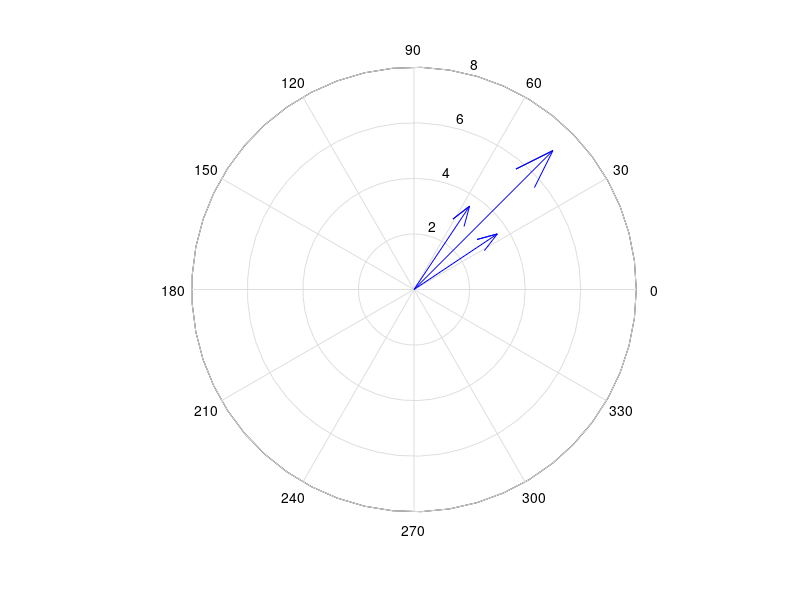

The MATLAB script that drew this image:
clc
clear all

disp("# Guia 1")

% Ejercicio 1
disp("## Ejercicio 1")

disp("a) (4 + 3 * i) + (5 - 7 * i)")
(4 + 3 * i) + (5 - 7 * i)
pause

disp("b) (8 + 3i) - (12 + 6i) + (-9 + 12i)")
(8+3i)-(12+6i)+(-9+12i)
pause

disp("c) (8 + 3i) * (8 - 3i)")
(8+3i)*(8-3i)
% un número complejo por su conjugado pierde su parte imaginaria
pause

disp("d) 2 + (6 - 3i)")
2 + (6 - 3i)
pause

disp("e) 3 * (2/3 - 8/3i)")
3 * (2/3 - 8/3i)
pause

% Ejercicio 2
disp("## Ejercicio 2")

z1 = 2+3i

modulo = abs(z1)
pause

fase = angle(z1) % argumento, en rads
pause

re = real(z1) % parte real
pause

im = imag(z1) % parte imaginaria
pause

conjugado = conj(z1)
pause

% Ejercicio 3
disp("## Ejercicio 3")

z1 = 3 + 5i;
z2 = 1 - 2i;

modulo = abs(z1)
suma = z1 + z2
prod = z1 * z2
div = z1 / z2

disp("e) Comprobar arg(z1/z2) = arg(z1) - arg(z2)")
div_arg = rad2deg(angle(div))
z1_arg = rad2deg(angle(z1))
z2_arg = rad2deg(angle(z2))

if div_arg == z1_arg - z2_arg
    disp("Se comprueba que arg(z1/z2) = arg(z1) - arg(z2)")
else
    disp("No se comprueba que arg(z1/z2) = arg(z1) - arg(z2)")
end

pause

% Ejercicio 4
disp("## Ejercicio 4")

z4 = 1 + sqrt((3i)^(1-i))
z4_re = real(z4)
z4_im = imag(z4)
z4_mod = abs(z4)
z4_arg = rad2deg(angle(z4))

pause

% Ejercicio 5
disp("## Ejercicio 5")

z5 = 1 + 2i
z5_re = real(z5)
z5_im = imag(z5)
z5_conj = conj(z5)
z5_mod = abs(z5)
z5_arg = rad2deg(angle(z5))

hold on
figure(1);
plot(z5, '*');
compass(z5);
hold off

pause

% Ejercicio 6
disp("## Ejercicio 6")

z1 = 2+3i
z2 = 3+2i
sum = z1 + z2
Z = [z1, z2, sum]

compass(Z, 'b'); 
grid